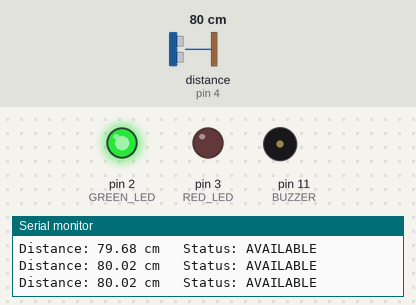
Bench run of a sketch on a simulated Arduino Uno, built with avr-gcc and run on an emulated ATmega328P. Parts: output pins drawn as LEDs (lit = HIGH), buzzer (waves = sounding), the last lines printed to the serial monitor. Wiring (inferred from the names in the program): ultrasonic range finder: trigger pin 6; echo pin 4. The inputs (shaded band) are chosen by the test bench; at power-on: distance to the obstacle (sensor on pin 4) 80 cm. The echo pulse lasts 58.3 µs per cm; pins used as bus, display or sensor lines are not drawn.

Above: at 1.3 s.
1.4 s: distance to the obstacle (sensor on pin 4) set to 31 cm
2.9 s: distance to the obstacle (sensor on pin 4) set to 28 cm
At 4.2 s:
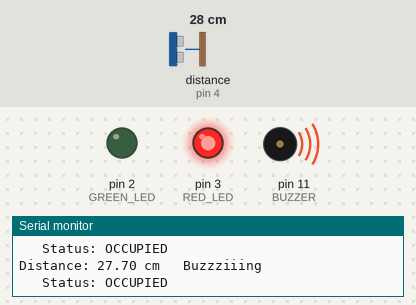
4.5 s: distance to the obstacle (sensor on pin 4) set to 120 cm
At 5.8 s:
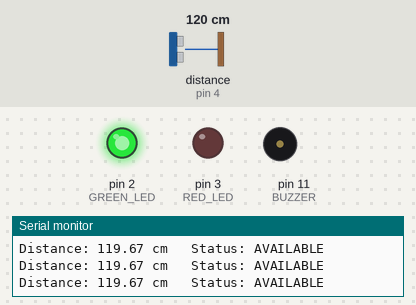
Timing chart, 0 to 7.5 s (numbered marks = the images above; inputs shaded):
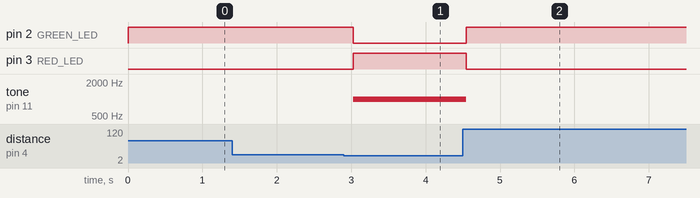

Measured:
- the behaviour switches between 30 and 29 cm on distance to the obstacle (sensor on pin 4) (found by bisection; images 0 and 1)
- after the input at 2.9 s, pin 2 (GREEN_LED): HIGH → LOW after 0.13 s; pin 3 (RED_LED): LOW → HIGH after 0.13 s; tone on pin 11 (BUZZER): silent → 1000 Hz after 0.13 s
- after the input at 4.5 s, pin 2 (GREEN_LED): LOW → HIGH at once; pin 3 (RED_LED): HIGH → LOW at once; tone on pin 11 (BUZZER): 1000 Hz → silent at once

The sketch:

parking.ino
```cpp
// pin assignments
const int TRIG      = 6;
const int ECHO      = 4;
const int GREEN_LED = 2;
const int RED_LED   = 3;
const int BUZZER    = 11;

// A vehicle closer than this is treated as parked in the space.
const int THRESHOLD_CM = 30;

void setup() {
  pinMode(TRIG, OUTPUT);
  pinMode(ECHO, INPUT);
  pinMode(GREEN_LED, OUTPUT);
  pinMode(RED_LED, OUTPUT);
  pinMode(BUZZER, OUTPUT);

  Serial.begin(9600);
}

// Returns distance in cm, or -1 if no echo came back.
float readDistanceCm() {
  digitalWrite(TRIG, LOW);
  delayMicroseconds(2);
  digitalWrite(TRIG, HIGH);
  delayMicroseconds(10);
  digitalWrite(TRIG, LOW);

  long duration = pulseIn(ECHO, HIGH, 30000);   // give up after 30 ms

  if (duration == 0) {
    return -1;                                   // nothing within range
  }

  return duration * 0.0343 / 2;                  // /2 for the return trip
}

void loop() {
  float distance = readDistanceCm();

  Serial.print("Distance: ");
  if (distance < 0) {
    Serial.print("out of range");
  } else {
    Serial.print(distance);
    Serial.print(" cm");
  }

  if (distance > 0 && distance < THRESHOLD_CM) {
    // OCCUPIED
    digitalWrite(RED_LED, HIGH);
    digitalWrite(GREEN_LED, LOW);
    tone(BUZZER, 1000);
    Serial.println("   Buzzziiing");
    Serial.println("   Status: OCCUPIED");
  } else {
    // AVAILABLE
    digitalWrite(RED_LED, LOW);
    digitalWrite(GREEN_LED, HIGH);
    noTone(BUZZER);
    Serial.println("   Status: AVAILABLE");
  }

  delay(500);
}
```

delivery_routes.c
```cpp
#include <stdio.h>

#define NUM_ROUTES 7

int total_distance(int vals[], int size);
float avg_distance(int vals[], int size);
int longest_route(int vals[], int size);
int routes_longer_than_x(int vals[], int size, int limit);
int recursive_sum(int vals[], int size);

int main (void)
{
    // The distances (in km) of the 7 delivery routes
    int distances[NUM_ROUTES] = {10, 20, 130, 40, 67, 34, 84};
    int sum = total_distance(distances, NUM_ROUTES);
    float avg = avg_distance(distances, NUM_ROUTES);
    int l_route = longest_route(distances, NUM_ROUTES);
    int rec_sum = recursive_sum(distances, NUM_ROUTES);
    int above_24 = routes_longer_than_x(distances, NUM_ROUTES, 24);
    int above_50 = routes_longer_than_x(distances, NUM_ROUTES, 50);

    // Show the results on the screen
    printf("\n===== DELIVERY DISTANCE ANALYSIS =====\n");
    printf("Total distance: %d km\n", sum);
    printf("Average distance: %.2f km\n", avg);
    printf("Longest route: %d km\n", l_route);
    printf("Routes above 24 km: %d\n", above_24);
    printf("Routes above 50 km: %d\n", above_50);
    printf("Recursive sum: %d km\n\n", rec_sum);

    return 0;
}

// Adds up all the route distances
int total_distance(int vals[], int size)
{
    int total = 0;
    for (int i = 0; i < size; i++)
    {
        total += vals[i];
    }
    return (total);
}

// Total distance divided by the number of routes
float avg_distance(int vals[], int size)
{
    int sum = total_distance(vals, size);
    float avg = ((float)sum / size);
    return (avg);
}

// Goes through the routes and keeps the biggest one seen so far
int longest_route(int vals[], int size)
{
    int max = vals[0];
    for (int i = 1; i < size; i++)
    {
        if (vals[i] > max)
            max = vals[i];
    }
    return (max);
}

// Counts how many routes are longer than the given limit
int routes_longer_than_x(int vals[], int size, int limit)
{
    int count = 0;
    for(int i = 0; i < size; i++)
    {
        if (vals[i] > limit)
        {
            count++;
        }
    }
    return (count);
}

// Adds the last route to the total of the rest, repeating until no routes are left
int recursive_sum(int vals[], int size)
{
    if (size == 0)
        return (0);
    size --;
    return (vals[size] + recursive_sum(vals, size));
}
```

transaction.c
```cpp
#include <stdio.h>
#include <string.h>

// Things the program remembers: the balance and how many deposits/withdrawals were made
int user_choice;
int acc_balance = 0;
int deposit_amount;
int withdraw_amount;
int dep_count = 0;
int withdraw_count = 0;

void calc(int,int);
int main(void)
{


    // Keep showing the menu until the user picks 5 (Exit)
    do
    {
        printf("\n\nMOBILE MONEY TRANSACTION SYSTEM\n\n");
        printf("1. Deposit\n");
        printf("2. Withdraw\n");
        printf("3. Check Balance\n");
        printf("4. Transaction Summary\n");
        printf("5. Exit\n\n");
        printf("Enter choice: ");

        int menu_read = scanf("%d", &user_choice);

        // Stop if there is no more input
        if (menu_read == EOF)
        {
            printf("\nInput ended. System terminated.\n");
            break;
        }

        // If the user typed something that is not a number, clear it and ask again
        if (menu_read != 1)
        {
            int ch;
            while ((ch = getchar()) != '\n' && ch != EOF);
            printf("\ninvalid option, please enter a number from 1 to 5\n");
            continue;
        }


        // Do the action that matches the number the user picked
        switch (user_choice){
            case 1:
                printf("Enter amount to deposit: ");
                calc(user_choice, deposit_amount);
                break;
            case 2:
                printf("Enter amount to withdraw: ");
                calc(user_choice, withdraw_amount);
                break;
            case 3:
                printf("Your account balance is: %d\n", acc_balance);
                break;
            case 4:
                printf("You have made %d deposits\n", dep_count);
                printf("You have made %d withdrawals\n", withdraw_count);
                break;
            case 5:
                printf("Thank you for using our services!\n");
                break;
            default:
                printf("\ninvalid option\n");
                int ch;
                while ((ch = getchar()) != '\n' && ch != EOF);
                continue;
        }
    }
    while (user_choice != 5);

    return 0;
}

// Handles a deposit (choice 1) or a withdrawal (choice 2) and updates the balance
void calc(int choice, int amount)
{
    char transaction[10];
    if (choice == 1)
        strcpy(transaction,"deposited");
    if (choice == 2)
        strcpy(transaction,"withdrawn");

    // The amount must be a whole number greater than zero
    if (scanf("%d", &amount) != 1)
    {
        int ch;
        while ((ch = getchar()) != '\n' && ch != EOF);
        printf("invalid option, amount entered must be an integer i.e 1, 10000\n");
    }
    else if (amount <= 0)
        printf("Amount must be greater than zero.\n");
    else
    {
        if (choice == 1)
        {
            acc_balance += amount;
            dep_count++;
        }
        if (choice == 2)
        {
            // Only allow the withdrawal if there is enough money in the account
            if (acc_balance >= amount)
            {
                acc_balance -= amount;
                withdraw_count ++;
            }
            else
            {
                printf("Transaction rejected: insufficient balance to withdraw %d, your current balance is %d\n", amount, acc_balance);
                return;
            }
        }
        printf("Successfully %s %d RWF \n", transaction, amount);
        printf("Your account balance is %d RWF\n", acc_balance);
    }
}
```

water_quality.c
```cpp
#include <stdio.h>
#include <string.h>
#include <stdlib.h>

int calc_water_index(int temp, int turb);

int main (void)
{
    // The two readings taken from the water sample
    int temperature = 35;
    int turbidity = 40;

    // Turn the two readings into one score out of 100
    int index = calc_water_index(temperature, turbidity);
    char water_quality[10];

    // Decide if the water quality is Good, Warning or Critical based on the score
    if (index >= 80)
        strcpy(water_quality, "Good");
    else if (index >= 60)
        strcpy(water_quality, "Warning");
    else
        strcpy(water_quality, "Critical");

    printf("\n");
    printf("         WATER QUALITY REPORT\n");
    printf("  Temperature reading            %3d C\n", temperature);
    printf("  Turbidity reading              %3d NTU\n", turbidity);
    printf("  Water quality index            %3d / 100\n", index);
    printf("  Status                         %s\n\n", water_quality);

    return 0;
}

int calc_water_index(int temp, int turb)
{
    int temp_dev = abs(temp - 25);
    int turb_pen = turb / 2;
    int w_index = 100 - (temp_dev + turb_pen);
    return (w_index);
}
```
